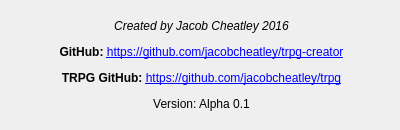
<?xml version="1.0" encoding="UTF-8"?>
<ui version="4.0">
 <class>AboutDialog</class>
 <widget class="QDialog" name="AboutDialog">
  <property name="geometry">
   <rect>
    <x>0</x>
    <y>0</y>
    <width>400</width>
    <height>130</height>
   </rect>
  </property>
  <property name="windowTitle">
   <string>About</string>
  </property>
  <widget class="QLabel" name="label">
   <property name="geometry">
    <rect>
     <x>6</x>
     <y>0</y>
     <width>391</width>
     <height>131</height>
    </rect>
   </property>
   <property name="text">
    <string>&lt;html&gt;&lt;head/&gt;&lt;body&gt;&lt;p align=&quot;center&quot;&gt;&lt;span style=&quot; font-style:italic;&quot;&gt;Created by Jacob Cheatley 2016&lt;/span&gt;&lt;/p&gt;&lt;p align=&quot;center&quot;&gt;&lt;span style=&quot; font-weight:600;&quot;&gt;GitHub: &lt;/span&gt;&lt;a href=&quot;https://github.com/jacobcheatley/trpg-creator&quot;&gt;&lt;span style=&quot; text-decoration: underline; color:#0000ff;&quot;&gt;https://github.com/jacobcheatley/trpg-creator&lt;/span&gt;&lt;/a&gt;&lt;/p&gt;&lt;p align=&quot;center&quot;&gt;&lt;span style=&quot; font-weight:600;&quot;&gt;TRPG GitHub: &lt;/span&gt;&lt;a href=&quot;https://github.com/jacobcheatley/trpg&quot;&gt;&lt;span style=&quot; text-decoration: underline; color:#0000ff;&quot;&gt;https://github.com/jacobcheatley/trpg&lt;/span&gt;&lt;/a&gt;&lt;/p&gt;&lt;p align=&quot;center&quot;&gt;Version: Alpha 0.1&lt;/p&gt;&lt;/body&gt;&lt;/html&gt;</string>
   </property>
   <property name="textFormat">
    <enum>Qt::RichText</enum>
   </property>
   <property name="openExternalLinks">
    <bool>true</bool>
   </property>
   <property name="textInteractionFlags">
    <set>Qt::TextBrowserInteraction</set>
   </property>
  </widget>
 </widget>
 <resources/>
 <connections/>
</ui>
